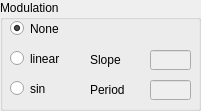
  <widget class="QGroupBox" name="Modulation">
   <property name="geometry">
    <rect>
     <x>330</x>
     <y>270</y>
     <width>201</width>
     <height>111</height>
    </rect>
   </property>
   <property name="title">
    <string>Modulation</string>
   </property>
   <widget class="QRadioButton" name="Bssvar_Type_none">
    <property name="geometry">
     <rect>
      <x>10</x>
      <y>20</y>
      <width>82</width>
      <height>17</height>
     </rect>
    </property>
    <property name="text">
     <string>None</string>
    </property>
    <property name="checked">
     <bool>true</bool>
    </property>
   </widget>
   <widget class="QLineEdit" name="Bssvar_Type_sin_period">
    <property name="enabled">
     <bool>false</bool>
    </property>
    <property name="geometry">
     <rect>
      <x>150</x>
      <y>80</y>
      <width>41</width>
      <height>20</height>
     </rect>
    </property>
    <property name="dragEnabled">
     <bool>true</bool>
    </property>
   </widget>
   <widget class="QLabel" name="label_29">
    <property name="geometry">
     <rect>
      <x>90</x>
      <y>80</y>
      <width>51</width>
      <height>20</height>
     </rect>
    </property>
    <property name="text">
     <string>Period</string>
    </property>
    <property name="buddy">
     <cstring>inputfile</cstring>
    </property>
   </widget>
   <widget class="QRadioButton" name="Bssvar_Type_linear">
    <property name="geometry">
     <rect>
      <x>10</x>
      <y>50</y>
      <width>91</width>
      <height>17</height>
     </rect>
    </property>
    <property name="text">
     <string>linear</string>
    </property>
   </widget>
   <widget class="QLineEdit" name="Bssvar_Type_linear_slope">
    <property name="enabled">
     <bool>false</bool>
    </property>
    <property name="geometry">
     <rect>
      <x>150</x>
      <y>50</y>
      <width>41</width>
      <height>20</height>
     </rect>
    </property>
    <property name="dragEnabled">
     <bool>true</bool>
    </property>
   </widget>
   <widget class="QLabel" name="label_30">
    <property name="geometry">
     <rect>
      <x>90</x>
      <y>50</y>
      <width>51</width>
      <height>20</height>
     </rect>
    </property>
    <property name="text">
     <string>Slope</string>
    </property>
    <property name="buddy">
     <cstring>inputfile</cstring>
    </property>
   </widget>
   <widget class="QRadioButton" name="Bssvar_Type_sin">
    <property name="geometry">
     <rect>
      <x>10</x>
      <y>80</y>
      <width>51</width>
      <height>17</height>
     </rect>
    </property>
    <property name="text">
     <string>sin</string>
    </property>
   </widget>
  </widget>
